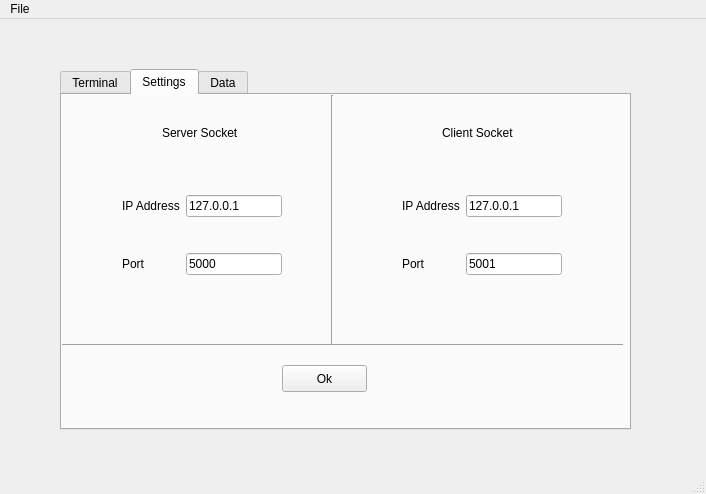
<?xml version="1.0" encoding="UTF-8"?>
<ui version="4.0">
 <class>MainWindow</class>
 <widget class="QMainWindow" name="MainWindow">
  <property name="geometry">
   <rect>
    <x>0</x>
    <y>0</y>
    <width>706</width>
    <height>494</height>
   </rect>
  </property>
  <property name="windowTitle">
   <string>MainWindow</string>
  </property>
  <widget class="QWidget" name="centralwidget">
   <widget class="QTabWidget" name="tabWidget">
    <property name="geometry">
     <rect>
      <x>60</x>
      <y>50</y>
      <width>571</width>
      <height>361</height>
     </rect>
    </property>
    <property name="currentIndex">
     <number>1</number>
    </property>
    <widget class="QWidget" name="tab">
     <attribute name="title">
      <string>Terminal</string>
     </attribute>
     <widget class="QTextBrowser" name="termOp">
      <property name="geometry">
       <rect>
        <x>50</x>
        <y>100</y>
        <width>481</width>
        <height>181</height>
       </rect>
      </property>
     </widget>
     <widget class="QPushButton" name="pushButton">
      <property name="geometry">
       <rect>
        <x>330</x>
        <y>300</y>
        <width>71</width>
        <height>26</height>
       </rect>
      </property>
      <property name="text">
       <string>Test </string>
      </property>
     </widget>
     <widget class="QLineEdit" name="cmd">
      <property name="geometry">
       <rect>
        <x>130</x>
        <y>50</y>
        <width>271</width>
        <height>25</height>
       </rect>
      </property>
     </widget>
     <widget class="QLabel" name="label_13">
      <property name="geometry">
       <rect>
        <x>50</x>
        <y>60</y>
        <width>71</width>
        <height>16</height>
       </rect>
      </property>
      <property name="text">
       <string>Command:</string>
      </property>
     </widget>
     <widget class="QPushButton" name="cmdOk">
      <property name="geometry">
       <rect>
        <x>430</x>
        <y>50</y>
        <width>85</width>
        <height>27</height>
       </rect>
      </property>
      <property name="text">
       <string>Ok</string>
      </property>
     </widget>
    </widget>
    <widget class="QWidget" name="tab_2">
     <attribute name="title">
      <string>Settings</string>
     </attribute>
     <widget class="QWidget" name="gridLayoutWidget">
      <property name="geometry">
       <rect>
        <x>60</x>
        <y>70</y>
        <width>160</width>
        <height>142</height>
       </rect>
      </property>
      <layout class="QGridLayout" name="gridLayout">
       <item row="1" column="1">
        <widget class="QLineEdit" name="serverIp">
         <property name="text">
          <string>127.0.0.1</string>
         </property>
        </widget>
       </item>
       <item row="1" column="0">
        <widget class="QLabel" name="label">
         <property name="text">
          <string>IP Address</string>
         </property>
        </widget>
       </item>
       <item row="2" column="0">
        <widget class="QLabel" name="label_2">
         <property name="text">
          <string>Port</string>
         </property>
        </widget>
       </item>
       <item row="2" column="1">
        <widget class="QLineEdit" name="serverPort">
         <property name="text">
          <string>5000</string>
         </property>
        </widget>
       </item>
      </layout>
     </widget>
     <widget class="Line" name="line">
      <property name="geometry">
       <rect>
        <x>260</x>
        <y>0</y>
        <width>21</width>
        <height>251</height>
       </rect>
      </property>
      <property name="orientation">
       <enum>Qt::Vertical</enum>
      </property>
     </widget>
     <widget class="QLabel" name="label_18">
      <property name="geometry">
       <rect>
        <x>100</x>
        <y>30</y>
        <width>81</width>
        <height>16</height>
       </rect>
      </property>
      <property name="text">
       <string>Server Socket</string>
      </property>
     </widget>
     <widget class="QWidget" name="gridLayoutWidget_2">
      <property name="geometry">
       <rect>
        <x>340</x>
        <y>70</y>
        <width>160</width>
        <height>142</height>
       </rect>
      </property>
      <layout class="QGridLayout" name="gridLayout_5">
       <item row="1" column="1">
        <widget class="QLineEdit" name="clientIp">
         <property name="text">
          <string>127.0.0.1</string>
         </property>
        </widget>
       </item>
       <item row="1" column="0">
        <widget class="QLabel" name="label_6">
         <property name="text">
          <string>IP Address</string>
         </property>
        </widget>
       </item>
       <item row="2" column="0">
        <widget class="QLabel" name="label_7">
         <property name="text">
          <string>Port</string>
         </property>
        </widget>
       </item>
       <item row="2" column="1">
        <widget class="QLineEdit" name="clientPort">
         <property name="text">
          <string>5001</string>
         </property>
        </widget>
       </item>
      </layout>
     </widget>
     <widget class="QLabel" name="label_19">
      <property name="geometry">
       <rect>
        <x>380</x>
        <y>30</y>
        <width>71</width>
        <height>16</height>
       </rect>
      </property>
      <property name="text">
       <string>Client Socket</string>
      </property>
     </widget>
     <widget class="Line" name="line_2">
      <property name="geometry">
       <rect>
        <x>0</x>
        <y>240</y>
        <width>561</width>
        <height>20</height>
       </rect>
      </property>
      <property name="orientation">
       <enum>Qt::Horizontal</enum>
      </property>
     </widget>
     <widget class="QPushButton" name="settingsOk">
      <property name="geometry">
       <rect>
        <x>220</x>
        <y>270</y>
        <width>85</width>
        <height>27</height>
       </rect>
      </property>
      <property name="text">
       <string>Ok</string>
      </property>
     </widget>
    </widget>
    <widget class="QWidget" name="tab_3">
     <attribute name="title">
      <string>Data</string>
     </attribute>
     <widget class="QWidget" name="layoutWidget">
      <property name="geometry">
       <rect>
        <x>160</x>
        <y>50</y>
        <width>241</width>
        <height>219</height>
       </rect>
      </property>
      <layout class="QGridLayout" name="gridLayout_2">
       <item row="0" column="0">
        <widget class="QLabel" name="label_3">
         <property name="text">
          <string>Temp</string>
         </property>
        </widget>
       </item>
       <item row="0" column="1">
        <widget class="QLineEdit" name="temp"/>
       </item>
       <item row="2" column="0">
        <widget class="QLabel" name="label_5">
         <property name="text">
          <string>Breath</string>
         </property>
        </widget>
       </item>
       <item row="1" column="0">
        <widget class="QLabel" name="label_4">
         <property name="text">
          <string>Heartbeat</string>
         </property>
        </widget>
       </item>
       <item row="2" column="1">
        <widget class="QLineEdit" name="breath1"/>
       </item>
       <item row="1" column="1">
        <widget class="QLineEdit" name="heart"/>
       </item>
      </layout>
     </widget>
     <widget class="QLabel" name="label_8">
      <property name="geometry">
       <rect>
        <x>260</x>
        <y>20</y>
        <width>31</width>
        <height>17</height>
       </rect>
      </property>
      <property name="text">
       <string>Data </string>
      </property>
     </widget>
     <widget class="QPushButton" name="dataOk">
      <property name="geometry">
       <rect>
        <x>250</x>
        <y>280</y>
        <width>85</width>
        <height>27</height>
       </rect>
      </property>
      <property name="text">
       <string>OK</string>
      </property>
     </widget>
    </widget>
   </widget>
  </widget>
  <widget class="QMenuBar" name="menubar">
   <property name="geometry">
    <rect>
     <x>0</x>
     <y>0</y>
     <width>706</width>
     <height>27</height>
    </rect>
   </property>
   <widget class="QMenu" name="menuFile">
    <property name="title">
     <string>File</string>
    </property>
    <addaction name="openDb"/>
    <addaction name="deleteDb"/>
   </widget>
   <addaction name="menuFile"/>
  </widget>
  <widget class="QStatusBar" name="statusbar"/>
  <action name="openDb">
   <property name="text">
    <string>Open Database</string>
   </property>
  </action>
  <action name="deleteDb">
   <property name="text">
    <string>Delete Database</string>
   </property>
  </action>
 </widget>
 <tabstops>
  <tabstop>serverIp</tabstop>
  <tabstop>serverPort</tabstop>
  <tabstop>clientIp</tabstop>
  <tabstop>clientPort</tabstop>
  <tabstop>tabWidget</tabstop>
  <tabstop>cmd</tabstop>
  <tabstop>cmdOk</tabstop>
  <tabstop>temp</tabstop>
  <tabstop>heart</tabstop>
  <tabstop>breath1</tabstop>
  <tabstop>termOp</tabstop>
  <tabstop>pushButton</tabstop>
 </tabstops>
 <resources/>
 <connections/>
</ui>
